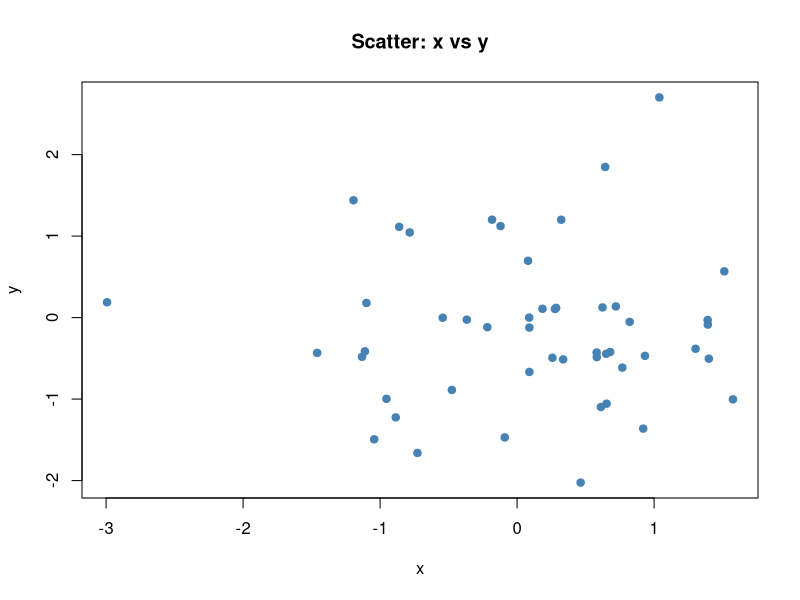
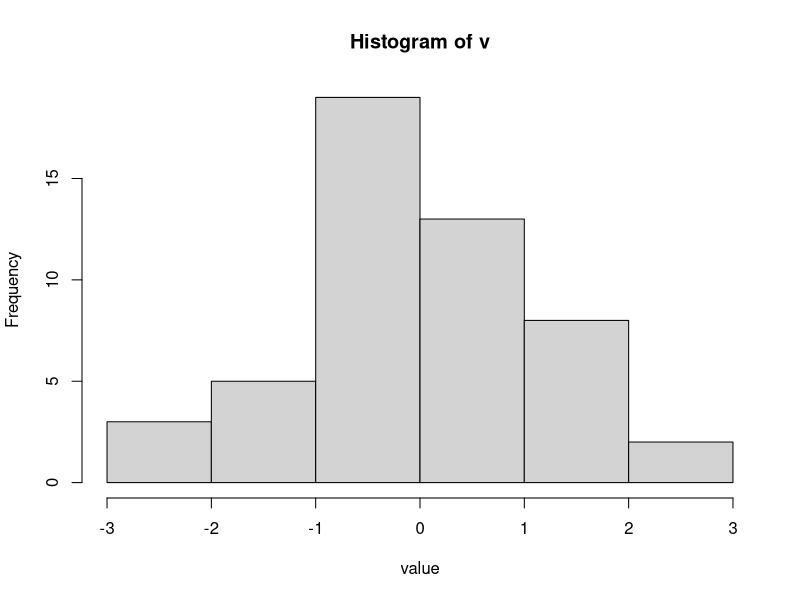
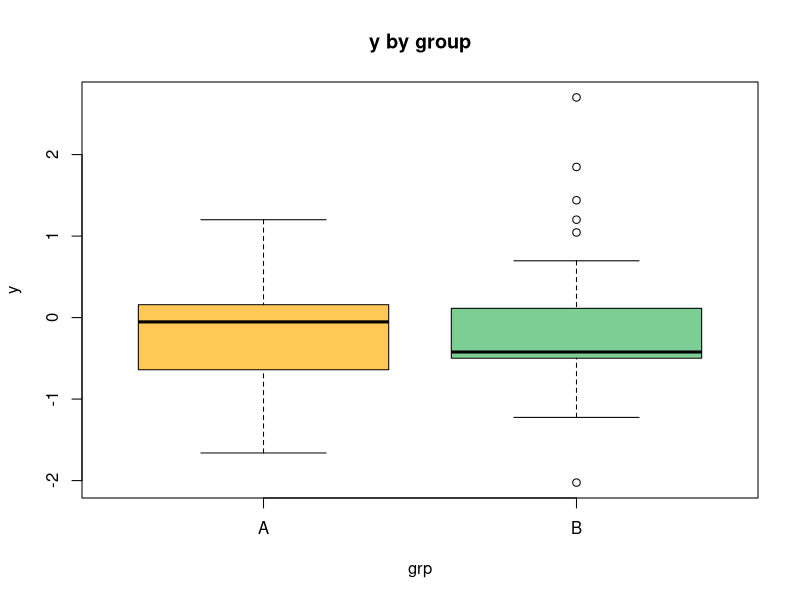
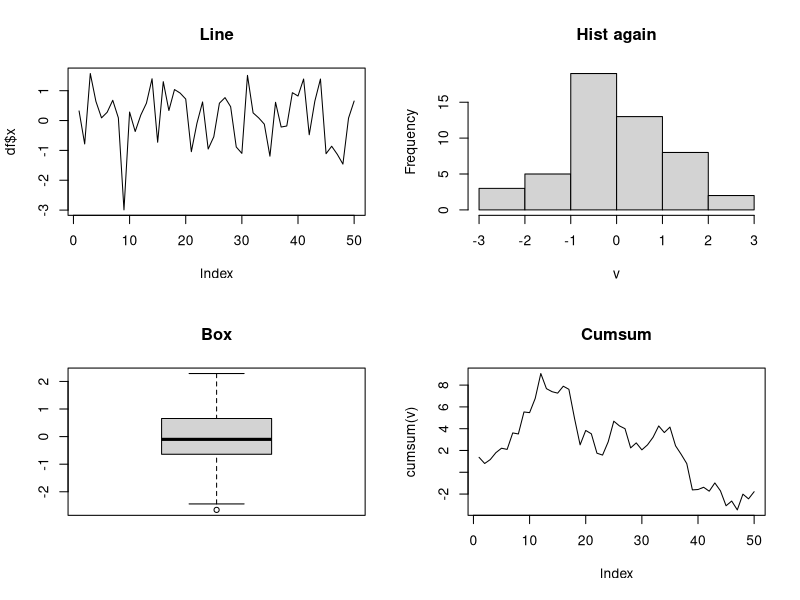
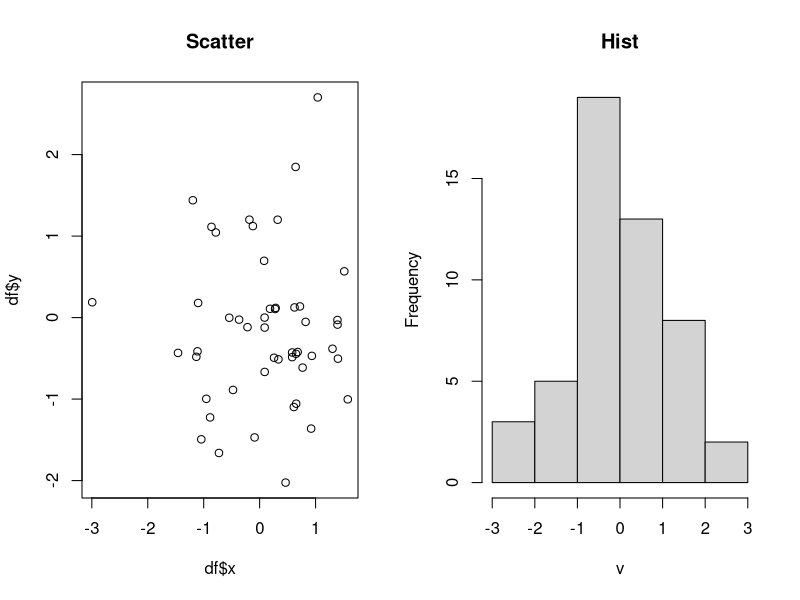

The R script that drew these images, in order:
# 8_visualization/walkthrough.R ------------------------------------------
# Purpose : Quick exploratory plots with base R and how to save them.
# Usage   : Run line-by-line (Ctrl/Cmd + Enter) or source() this file.

## 0. Set up a reproducible numeric vector and small data frame -----------

set.seed(42)
v  <- rnorm(50)
df <- data.frame(
  x = rnorm(50),
  y = rnorm(50),
  grp = sample(c("A", "B"), 50, replace = TRUE)
)

## 1. Scatter plot --------------------------------------------------------

plot(df$x, df$y,
     main = "Scatter: x vs y",
     xlab = "x", ylab = "y", pch = 19, col = "steelblue")

## 2. Histogram -----------------------------------------------------------

hist(v,
     main   = "Histogram of v",
     xlab   = "value",
     breaks = "Sturges")   # default method 

## 3. Box-plot by group ---------------------------------------------------

boxplot(y ~ grp, data = df,
        main = "y by group",
        col  = c("#FFC857", "#7DCE94"))

## 4. Multiple plots in one window ---------------------------------------

par(mfrow = c(2, 2))            # 2 rows × 2 cols
plot(df$x, type = "l", main = "Line")
hist(v, main = "Hist again")
boxplot(v, main = "Box")
plot(cumsum(v), type = "l", main = "Cumsum")
par(mfrow = c(1, 1))            # reset

## 5. Export to file ------------------------------------------------------

png("output/scatter_hist.png", width = 800, height = 400)
par(mfrow = c(1, 2))
plot(df$x, df$y, main = "Scatter")
hist(v, main = "Hist")
dev.off()

## 6. Why you might switch to ggplot2 later ------------------------------
# ggplot2 uses aes() mappings to decouple *what* you plot from *how*
# it looks.  The same scatter could be written as:
#   library(ggplot2)
#   ggplot(df, aes(x, y)) + geom_point()
# Try it once you’re comfortable with packages.

# End of walkthrough ------------------------------------------------------
